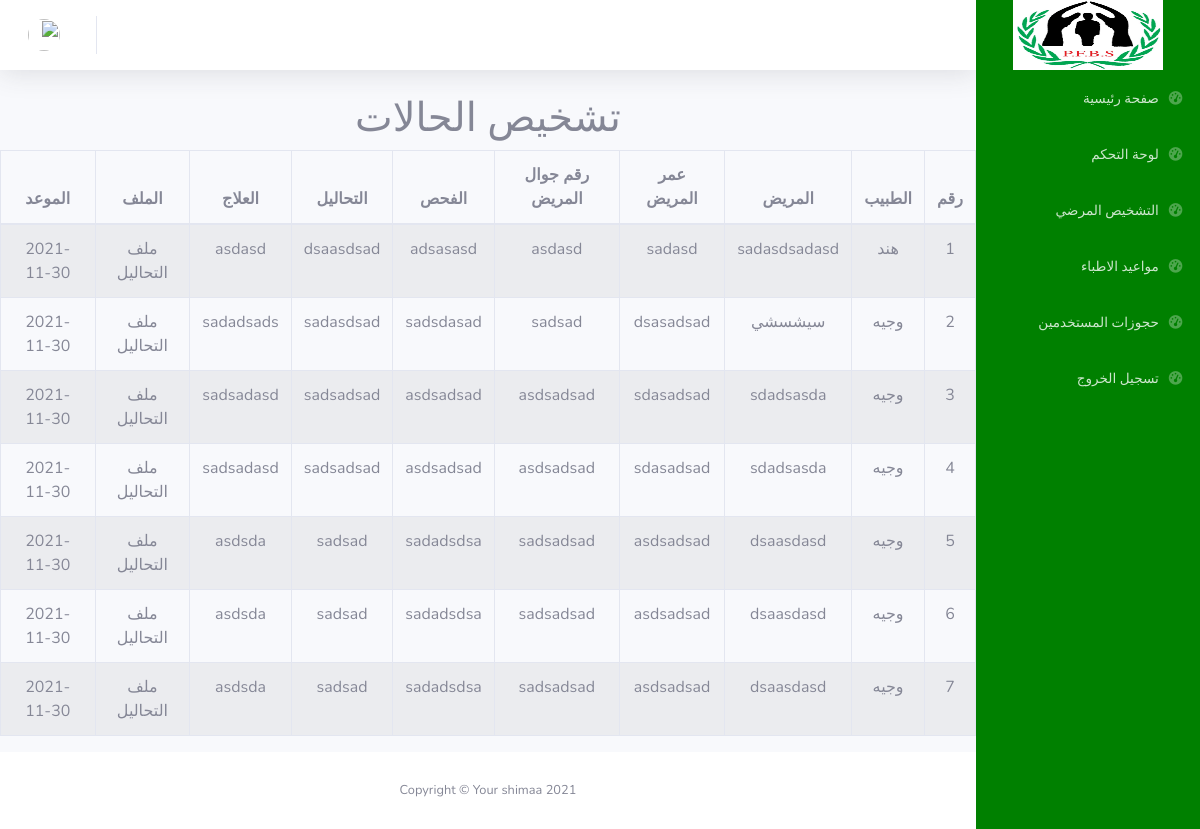
Page /admin/diagnosis.php on the committed database.
### tables this page shows
CREATE TABLE `setting` (
  `id` int(11) NOT NULL,
  `name` varchar(111) NOT NULL,
  `image` varchar(111) NOT NULL,
  `facebook` varchar(111) NOT NULL,
  `whatsApp` varchar(111) NOT NULL,
  `phone` varchar(111) NOT NULL,
  `mobial` varchar(111) NOT NULL,
  `discription` text NOT NULL
);

CREATE TABLE `diagnosis` (
  `id` int(11) NOT NULL,
  `user_name` varchar(111) NOT NULL,
  `docotor_id` int(11) NOT NULL,
  `checkup` varchar(111) NOT NULL,
  `investigation` varchar(111) NOT NULL,
  `time` varchar(111) NOT NULL,
  `treatment` text NOT NULL,
  `file` varchar(111) NOT NULL,
  `age` varchar(111) NOT NULL,
  `mobile` varchar(111) NOT NULL
);

CREATE TABLE `users` (
  `id` int(11) NOT NULL,
  `name` varchar(111) NOT NULL,
  `password` varchar(111) NOT NULL,
  `email` varchar(111) NOT NULL,
  `status` int(1) NOT NULL,
  `role` varchar(11) NOT NULL,
  `image` varchar(111) NOT NULL,
  `mobial` varchar(111) NOT NULL,
  `clinic_id` int(11) NOT NULL,
  `age` varchar(11) DEFAULT NULL,
  `discription` varchar(111) NOT NULL
);

### admin/diagnosis.php (the view)
<?php include('include/header.php');
include('include/sidebar.php');
if ($_SESSION['role'] == 'docotor') {
    $stmt = $con->prepare('select
    diagnosis.*,
    users.name as user_docotor,
    users.image as user_image
    FROM diagnosis
    INNER JOIN  users
    ON diagnosis.docotor_id = users.id
    where users.id=?
    ');
    $stmt->execute(array($_SESSION['id']));
} else {
    $stmt = $con->prepare('select
diagnosis.*,
users.name as user_docotor,
users.image as user_image
FROM diagnosis
INNER JOIN  users
ON diagnosis.docotor_id = users.id
');
    $stmt->execute();
}
$diagnosis = $stmt->fetchAll();
?>
<div class="container-fluid">
    <h1 class="text-center">تشخيص الحالات </h1>
</div>
<div id="page-wrapper">
    <div class="row  text-center">
        <div class="col-lg-12">
            <div class="panel panel-default">
                <div class="panel-body">
                    <div class="table-responsive">
                        <table class="table table-striped table-bordered table-hover" id="dataTables-example">
                            <thead>
                                <tr>
                                    <th>رقم</th>
                                    <th>الطبيب</th>
                                    <th>المريض</th>
                                    <th> عمر المريض</th>
                                    <th> رقم جوال المريض</th>
                                    <th>الفحص</th>
                                    <th> التحاليل</th>
                                    <th> العلاج</th>
                                    <th> الملف</th>
                                    <th>الموعد </th>
                                </tr>
                            </thead>
                            <tbody>
                                <?php
                                foreach ($diagnosis as $diagnos) {
                                ?>
                                    <tr class="gradeC">
                                        <td><?php echo $diagnos['id'] ?></td>
                                        <td><?php echo $diagnos['user_docotor'] ?></td>
                                        <td class="center"><?php echo $diagnos['user_name'] ?></td>
                                        <td class="center"><?php echo $diagnos['age'] ?></td>
                                        <td class="center"><?php echo $diagnos['mobile'] ?></td>
                                        <td class="center"><?php echo $diagnos['checkup'] ?></td>
                                        <td class="center"><?php echo $diagnos['investigation'] ?></td>
                                        <td class="center"><?php echo $diagnos['treatment'] ?></td>
                                        <td class="center">ملف التحاليل</td>
                                        <td class="center"><?php echo date('Y-m-d', $diagnos['time']) ?></td>
                                    </tr>
                                <?php } ?>
                            </tbody>
                        </table>
                    </div>
                </div>
            </div>
        </div>
        <?php include('include/footer.php') ?>

### admin/include/sidebar.php (shortened to what this page needs)
<div id="wrapper">
    <ul style="background: green;" class="navbar-nav bg-gradient-primary sidebar sidebar-dark accordion" id="accordionSidebar">
        <a class="sidebar-brand d-flex align-items-center justify-content-center" href="../index.php">
            <div class="sidebar-brand-icon">
                <?php
                $stmt = $con->prepare('select image from setting');
                $stmt->execute();
                $set = $stmt->fetch();
                ?>
                <img src=" ../img/<?php echo $set['image'] ?>" width="150px" height="70px">
            </div>
        </a>
        <li class="nav-item">
            <a class="nav-link" href="../index.php">
                <i class="fas fa-fw fa-tachometer-alt"></i>
                <span>صفحة رئيسية</span></a>
        </li>
        <li class="nav-item">
            <a class="nav-link" href="index.php">
                <i class="fas fa-fw fa-tachometer-alt"></i>
                <span>لوحة التحكم</span></a>
        </li>
        <li class="nav-item">
            <a class="nav-link" href="diagnosis.php">
                <i class="fas fa-fw fa-tachometer-alt"></i>
                <span>التشخيص المرضي</span></a>
        </li>
        <li class="nav-item">
            <a class="nav-link" href="datedoctors.php">
                <i class="fas fa-fw fa-tachometer-alt"></i>
                <span> مواعيد الاطباء</span></a>
        </li>
        <li class="nav-item">
            <a class="nav-link" href="bookinguser.php">
                <i class="fas fa-fw fa-tachometer-alt"></i>
                <span> حجوزات المستخدمين</span></a>
        </li>
        <li class="nav-item">
            <a class="nav-link" href="../logout.php">
                <i class="fas fa-fw fa-tachometer-alt"></i>
                <span>تسجيل الخروج</span></a>
        </li>
    </ul>
    <div id="content-wrapper" class="d-flex flex-column">
        <div id="content">
            <nav class="
              navbar navbar-expand navbar-light
              bg-white
              topbar
              mb-4
              static-top
              shadow
            ">
                <ul class="navbar-nav ml-auto">
                    <li class="nav-item dropdown no-arrow">
                        <a class="nav-link dropdown-toggle" href="profile.php" id="userDropdown" role="button" data-toggle="dropdown" aria-haspopup="true" aria-expanded="false">
                            <img class="img-profile rounded-circle" src="../img/users/<?php echo $_SESSION['image'] ?>" />
                        </a>
                    </li>
                </ul>
            </nav>

### admin/include/header.php (style rules this page uses)
body { direction: rtl; }

### rows in the picture
setting: image (picture)
diagnosis: id "1", users.name "هند", user_name "sadasdsadasd", age "sadasd", mobile "asdasd", checkup "adsasasd", investigation "dsaasdsad", treatment "asdasd", time "2021-11-30"
diagnosis: id "2", users.name "وجيه", user_name "سيشسشي", age "dsasadsad", mobile "sadsad", checkup "sadsdasad", investigation "sadasdsad", treatment "sadadsads", time "2021-11-30"
diagnosis: id "3", users.name "وجيه", user_name "sdadsasda", age "sdasadsad", mobile "asdsadsad", checkup "asdsadsad", investigation "sadsadsad", treatment "sadsadasd", time "2021-11-30"
diagnosis: id "4", users.name "وجيه", user_name "sdadsasda", age "sdasadsad", mobile "asdsadsad", checkup "asdsadsad", investigation "sadsadsad", treatment "sadsadasd", time "2021-11-30"
diagnosis: id "5", users.name "وجيه", user_name "dsaasdasd", age "asdsadsad", mobile "sadsadsad", checkup "sadadsdsa", investigation "sadsad", treatment "asdsda", time "2021-11-30"
diagnosis: id "6", users.name "وجيه", user_name "dsaasdasd", age "asdsadsad", mobile "sadsadsad", checkup "sadadsdsa", investigation "sadsad", treatment "asdsda", time "2021-11-30"
diagnosis: id "7", users.name "وجيه", user_name "dsaasdasd", age "asdsadsad", mobile "sadsadsad", checkup "sadadsdsa", investigation "sadsad", treatment "asdsda", time "2021-11-30"
